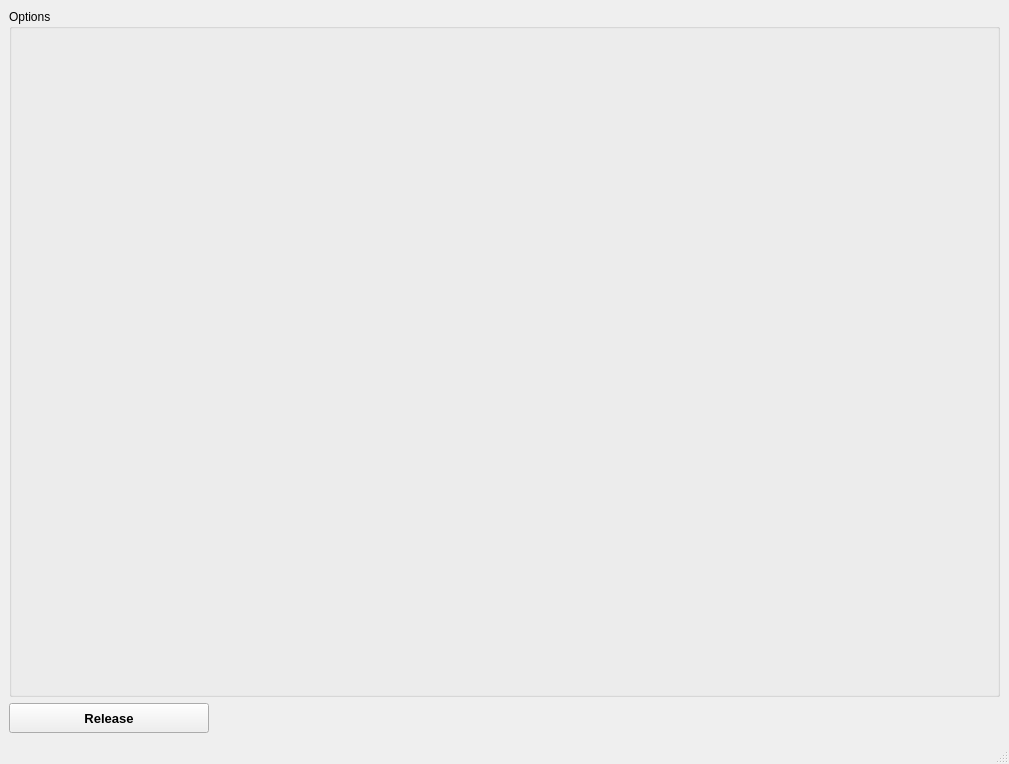
<?xml version="1.0" encoding="UTF-8"?>
<ui version="4.0">
 <class>release_mwin</class>
 <widget class="QMainWindow" name="release_mwin">
  <property name="geometry">
   <rect>
    <x>0</x>
    <y>0</y>
    <width>1009</width>
    <height>764</height>
   </rect>
  </property>
  <property name="windowTitle">
   <string>Release</string>
  </property>
  <widget class="QWidget" name="central_widget">
   <layout class="QVBoxLayout" name="central_vbox">
    <item>
     <widget class="QGroupBox" name="option_gb">
      <property name="title">
       <string>Options</string>
      </property>
      <layout class="QVBoxLayout" name="option_vbox"/>
     </widget>
    </item>
    <item>
     <widget class="QPushButton" name="release_pb">
      <property name="minimumSize">
       <size>
        <width>200</width>
        <height>30</height>
       </size>
      </property>
      <property name="maximumSize">
       <size>
        <width>200</width>
        <height>16777215</height>
       </size>
      </property>
      <property name="font">
       <font>
        <pointsize>10</pointsize>
        <weight>75</weight>
        <bold>true</bold>
       </font>
      </property>
      <property name="text">
       <string>Release</string>
      </property>
     </widget>
    </item>
   </layout>
  </widget>
  <widget class="QStatusBar" name="statusbar"/>
 </widget>
 <resources/>
 <connections/>
</ui>
